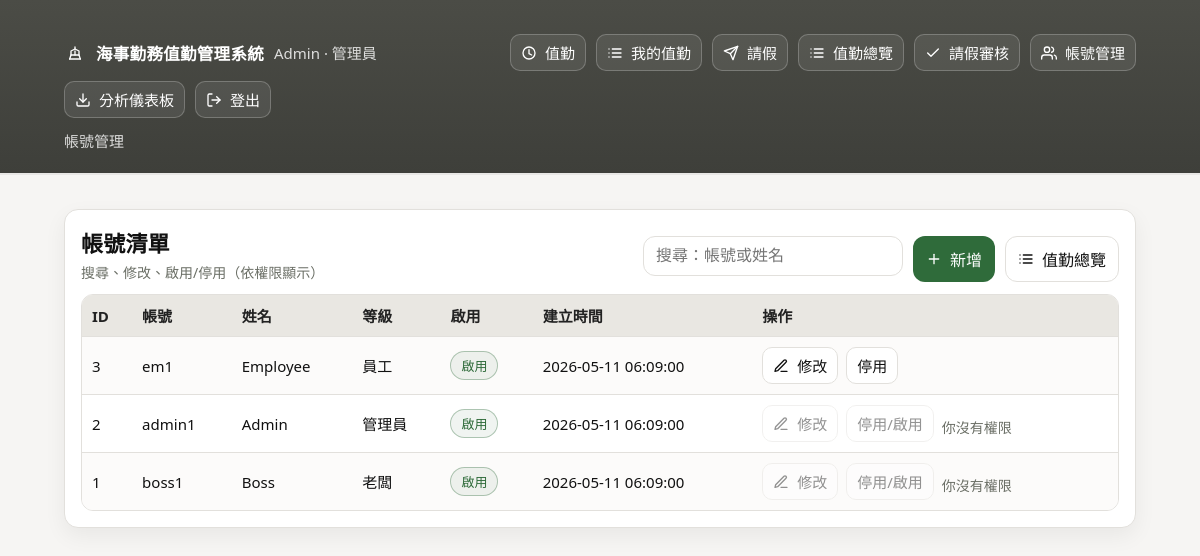
Screenshot of /admin_users.php (signed in) with the database file from the repository.
### tables this page shows
CREATE TABLE IF NOT EXISTS users (
  user_id INT AUTO_INCREMENT PRIMARY KEY,
  username VARCHAR(50) NOT NULL UNIQUE,
  password_hash VARCHAR(255) NOT NULL,
  full_name VARCHAR(100) NOT NULL,
  role ENUM('boss','admin','employee') NOT NULL DEFAULT 'employee',
  is_active TINYINT(1) NOT NULL DEFAULT 1,
  created_at DATETIME NOT NULL DEFAULT CURRENT_TIMESTAMP
);

### admin_users.php (the view, shortened to what this page needs)
<?php
require 'db.php';
require_once 'ui.php';
$q = trim($_GET['q'] ?? '');
$sql = "SELECT user_id, username, full_name, role, is_active, created_at FROM users";
$par = [];
$sql .= " ORDER BY user_id DESC LIMIT 200";
$stmt = $pdo->prepare($sql);
$stmt->execute($par);
$rows = $stmt->fetchAll();
?>
<!doctype html>
<html lang="zh-TW">
<head>
  <link rel="stylesheet" href="style.css">
</head>
<body>
  <?php nav_top('帳號管理'); ?>
  <div class="wrap">
    <div class="card">
      <div class="toolbar">
        <div>
          <div class="title">帳號清單</div>
          <div class="sub">搜尋、修改、啟用/停用（依權限顯示）</div>
        </div>
        <div class="actions">
          <form method="get" style="min-width:260px;">
            <input name="q" value="<?= h($q) ?>" placeholder="搜尋：帳號或姓名">
          </form>
          <a class="btn okfill" href="admin_create_user.php"><?= icon_svg("plus") ?>新增</a>
          <a class="btn" href="admin_status.php"><?= icon_svg("list") ?>值勤總覽</a>
        </div>
      </div>
      <table>
        <tr><th>ID</th><th>帳號</th><th>姓名</th><th>等級</th><th>啟用</th><th>建立時間</th><th>操作</th></tr>
        <?php foreach($rows as $u): $uid=(int)$u['user_id']; $trole=$u['role']; $can = can_manage_user($trole, $uid); ?>
          <tr>
            <td><?= h($uid) ?></td>
            <td><?= h($u['username']) ?></td>
            <td><?= h($u['full_name']) ?></td>
            <td><?= h(role_name($trole)) ?></td>
            <td><?= ((int)$u['is_active']===1) ? badge('啟用','ok') : badge('停用','off') ?></td>
            <td><?= h($u['created_at']) ?></td>
            <td style="display:flex;gap:8px;flex-wrap:wrap;align-items:center;">
              <?php if($can): ?>
                <a class="btn small" href="admin_user_edit.php?uid=<?= h($uid) ?>"><?= icon_svg('edit') ?>修改</a>
                <form method="post">
                  <button class="btn small" type="submit"><?= ((int)$u['is_active']===1) ? '停用' : '啟用' ?></button>
                </form>
              <?php else: ?>
                <span class="btn small disabled" title="你沒有權限"><?= icon_svg('edit') ?>修改</span>
                <span class="btn small disabled" title="你沒有權限">停用/啟用</span>
                <span class="hint">你沒有權限</span>
              <?php endif; ?>
            </td>
          </tr>
        <?php endforeach; ?>
      </table>
    </div>
  </div>
</body>
</html>

### ui.php (shortened to what this page needs)
<?php
function h($s){ return htmlspecialchars((string)$s, ENT_QUOTES, 'UTF-8'); }
function role_name($r){
  if ($r==='boss') return '老闆';
  if ($r==='admin') return '管理員';
  return '員工';
}
function is_admin(){
  $r = ($_SESSION['role'] ?? '');
  return in_array($r, ['admin','boss'], true);
}
function can_manage_user($target_role, $target_id){
  $my_role = ($_SESSION['role'] ?? '');
  $my_id   = (int)($_SESSION['user_id'] ?? 0);
  if ($my_role === 'admin') {
    if ($target_id === $my_id) return false;
    return ($target_role === 'employee');
  }
  return false;
}
function badge($txt, $type){
  $type = in_array($type, ['ok','warn','off','bad','info'], true) ? $type : 'off';
  return '<span class="badge '.$type.'">'.h($txt).'</span>';
}
function icon_svg($name){
  $c = 'currentColor';
  if ($name === 'ship') return '<svg class="ico" viewBox="0 0 24 24" fill="none" stroke="'.$c.'" stroke-width="2" stroke-linecap="round" stroke-linejoin="round"><path d="M20 21H4"/><path d="M4 21l2-6h12l2 6"/><path d="M6 15V9l6-3 6 3v6"/><path d="M12 6V3"/><path d="M12 9v6"/></svg>';
  if ($name === 'logout') return '<svg class="ico" viewBox="0 0 24 24" fill="none" stroke="'.$c.'" stroke-width="2" stroke-linecap="round" stroke-linejoin="round"><path d="M9 21H5a2 2 0 0 1-2-2V5a2 2 0 0 1 2-2h4"/><path d="M16 17l5-5-5-5"/><path d="M21 12H9"/></svg>';
  if ($name === 'clock') return '<svg class="ico" viewBox="0 0 24 24" fill="none" stroke="'.$c.'" stroke-width="2" stroke-linecap="round" stroke-linejoin="round"><circle cx="12" cy="12" r="9"/><path d="M12 7v6l4 2"/></svg>';
  if ($name === 'list') return '<svg class="ico" viewBox="0 0 24 24" fill="none" stroke="'.$c.'" stroke-width="2" stroke-linecap="round" stroke-linejoin="round"><path d="M8 6h13"/><path d="M8 12h13"/><path d="M8 18h13"/><path d="M3 6h.01"/><path d="M3 12h.01"/><path d="M3 18h.01"/></svg>';
  if ($name === 'users') return '<svg class="ico" viewBox="0 0 24 24" fill="none" stroke="'.$c.'" stroke-width="2" stroke-linecap="round" stroke-linejoin="round"><path d="M17 21v-2a4 4 0 0 0-4-4H5a4 4 0 0 0-4 4v2"/><circle cx="9" cy="7" r="4"/><path d="M23 21v-2a4 4 0 0 0-3-3.87"/><path d="M16 3.13a4 4 0 0 1 0 7.75"/></svg>';
  if ($name === 'plus') return '<svg class="ico" viewBox="0 0 24 24" fill="none" stroke="'.$c.'" stroke-width="2" stroke-linecap="round" stroke-linejoin="round"><path d="M12 5v14"/><path d="M5 12h14"/></svg>';
  if ($name === 'edit') return '<svg class="ico" viewBox="0 0 24 24" fill="none" stroke="'.$c.'" stroke-width="2" stroke-linecap="round" stroke-linejoin="round"><path d="M12 20h9"/><path d="M16.5 3.5a2.1 2.1 0 0 1 3 3L7 19l-4 1 1-4 12.5-12.5z"/></svg>';
  if ($name === 'download') return '<svg class="ico" viewBox="0 0 24 24" fill="none" stroke="'.$c.'" stroke-width="2" stroke-linecap="round" stroke-linejoin="round"><path d="M21 15v4a2 2 0 0 1-2 2H5a2 2 0 0 1-2-2v-4"/><path d="M7 10l5 5 5-5"/><path d="M12 15V3"/></svg>';
  if ($name === 'plane') return '<svg class="ico" viewBox="0 0 24 24" fill="none" stroke="'.$c.'" stroke-width="2" stroke-linecap="round" stroke-linejoin="round"><path d="M22 2L11 13"/><path d="M22 2l-7 20-4-9-9-4 20-7z"/></svg>';
  if ($name === 'check') return '<svg class="ico" viewBox="0 0 24 24" fill="none" stroke="'.$c.'" stroke-width="2" stroke-linecap="round" stroke-linejoin="round"><path d="M20 6L9 17l-5-5"/></svg>';
  return '';
}
function nav_top($title){
  $name = $_SESSION['full_name'] ?? '';
  $role = $_SESSION['role'] ?? '';
  $who  = $name ? (h($name).' · '.h(role_name($role))) : '';
  echo '<div class="top"><div class="wrap"><div class="nav">';
  echo '<span class="brand"><span class="logo">'.icon_svg('ship').'</span>海事勤務值勤管理系統</span>';
  if ($who) echo '<span class="muted" style="color:rgba(255,255,255,.82)">'. $who .'</span>';
  if (isset($_SESSION['user_id'])) {
    echo '<a class="btn small" href="punch.php">'.icon_svg('clock').'值勤</a>';
    echo '<a class="btn small" href="records.php">'.icon_svg('list').'我的值勤</a>';
    echo '<a class="btn small" href="leave.php">'.icon_svg('plane').'請假</a>';
    if (is_admin()) {
      echo '<a class="btn small" href="admin_status.php">'.icon_svg('list').'值勤總覽</a>';
      echo '<a class="btn small" href="admin_leave.php">'.icon_svg('check').'請假審核</a>';
      echo '<a class="btn small" href="admin_users.php">'.icon_svg('users').'帳號管理</a>';
      echo '<a class="btn small" href="admin_dashboard.php">'.icon_svg('download').'分析儀表板</a>';
    }
    echo '<a class="btn small" href="logout.php">'.icon_svg('logout').'登出</a>';
  } else {
    echo '<a class="btn small" href="login.php">'.icon_svg('login').'登入</a>';
  }
  echo '</div>';
  if ($title) echo '<div class="muted" style="color:rgba(255,255,255,.82)">'.h($title).'</div>';
  echo '</div></div>';
}

### style.css (style rules this page uses)
:root { --bg: #f6f5f3; --text:#111; --muted:#6b6f66; --line:#e2e0dc; --card:#ffffff; --brand:#4b4c46; --brand2:#3e3f3a; --brand_soft:#e9e7e2; --ok:#2f6b3a; --warn:#b06b00; --off:#6b6f66; --bad:#b00020; --info:#1b5fbf; --shadow: 0 8px 22px rgba(0,0,0,.06); }
* { box-sizing:border-box }
body { font-family: system-ui,-apple-system,"Segoe UI",Roboto,Arial; font-size:16.5px; color:var(--text); background:var(--bg); margin:0; }
a { color:inherit }
.wrap { max-width:1100px;margin:0 auto;padding:22px 14px }
.top { background:linear-gradient(0deg,var(--brand2),var(--brand)); color:#fff; box-shadow: 0 2px 0 rgba(0,0,0,.06); }
.nav { display:flex; gap:10px; flex-wrap:wrap; align-items:center; padding:12px 0; }
.brand { display:flex; align-items:center; gap:10px; font-weight:900; letter-spacing:.3px; }
.brand .logo { width:22px;height:22px;display:inline-flex;align-items:center;justify-content:center; }
.muted { color:var(--muted);font-size:15px }
.card { border:1px solid var(--line); background:var(--card); border-radius:14px; padding:16px; margin-top:14px; box-shadow: var(--shadow); }
.btn { display:inline-flex; align-items:center; justify-content:center; gap:8px; padding:10px 12px; border:1px solid rgba(255,255,255,.22); border-radius:12px; background:rgba(255,255,255,.08); text-decoration:none; cursor:pointer; font-size:16px; color:inherit; transition: transform .03s ease, background .12s ease, opacity .12s ease; }
.btn.small { padding:7px 10px;font-size:15px;border-radius:10px }
.card .btn { border:1px solid var(--line); background:#fff; }
.ico { width:16px;height:16px;display:inline-block }
input,select { width:100%; padding:10px 12px; border:1px solid var(--line); border-radius:12px; font-size:16px; background:#fff; }
.badge { display:inline-flex; align-items:center; gap:6px; padding:4px 10px; border-radius:999px; font-size:13px; border:1px solid var(--line); background:#fff; }
.badge.ok { color:var(--ok);border-color:rgba(47,107,58,.35);background:rgba(47,107,58,.07) }
table { width:100%;border-collapse:separate;border-spacing:0;margin-top:12px;overflow:hidden;border-radius:12px;border:1px solid var(--line) }
th,td { padding:10px 10px;text-align:left;font-size:15px;border-bottom:1px solid var(--line) }
tr:last-child td { border-bottom:none }
th { background:var(--brand_soft);color:#222;font-weight:800 }
tbody tr:nth-child(even) td { background:#fcfbfa }
.btn.disabled { opacity:.45;cursor:not-allowed;pointer-events:none }
.hint { color:var(--muted);font-size:14px;margin-top:6px }
.toolbar { display:flex; align-items:flex-end; justify-content:space-between; gap:12px; flex-wrap:wrap; }
.toolbar .title { font-size:22px; font-weight:900; letter-spacing:.2px; }
.toolbar .sub { color:var(--muted);font-size:14px;margin-top:4px }
.toolbar .actions { display:flex;gap:10px;flex-wrap:wrap }
.btn.okfill { border-color:transparent;background:var(--ok);color:#fff }

### rows the page displays
users: user_id "3", username "em1", full_name "Employee", role "員工", created_at "2026-05-11 06:09:00", is_active "停用"
users: user_id "2", username "admin1", full_name "Admin", role "管理員", created_at "2026-05-11 06:09:00"
users: user_id "1", username "boss1", full_name "Boss", role "老闆", created_at "2026-05-11 06:09:00"

### other values shown
$who "Admin · 管理員"
$title "帳號管理"
